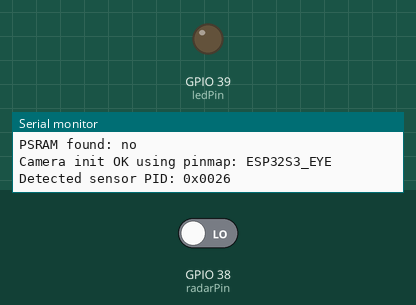
Recording of a program running on a simulated ESP32-S3. Shown: output pins drawn as LEDs (lit = HIGH), the last lines printed to the serial monitor. The inputs (shaded band) are chosen by the test bench; at power-on: GPIO 38 (radarPin) LOW. WiFi joins after 1.5 s; servers stay silent unless stated; uploads are accepted with an empty reply; the camera gives no picture.

Above: at 10.0 s.
10.1 s: GPIO 38 (radarPin) driven HIGH
At 11.8 s:
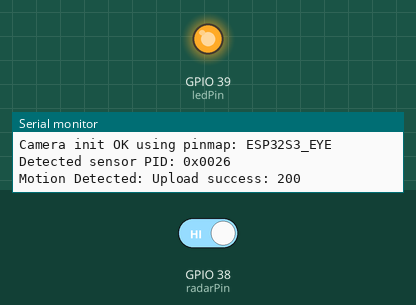
12.3 s: GPIO 38 (radarPin) driven LOW
At 14.5 s:
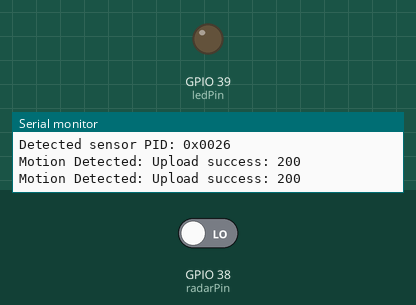
Timing chart, 0 to 16.0 s (numbered marks = the images above; inputs shaded):
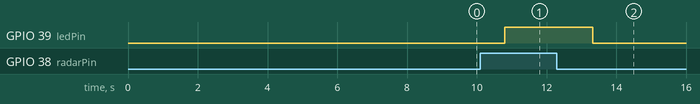

Measured:
- after the input at 10.1 s, GPIO 39 (ledPin): LOW → HIGH after 0.71 s
- after the input at 12.3 s, GPIO 39 (ledPin): HIGH → LOW after 1.0 s

The program:

main.cpp
```cpp
#include <Arduino.h>
#include <WiFi.h>
#include <WiFiManager.h>
#include "camera.h"

const int radarPin = 38;
const int ledPin = 39;

void initWifi()
{
  WiFiManager wm;
  bool res;
  // wm.resetSettings(); <-- reset saved wifi
  res = wm.autoConnect("Doorbell-Setup");
  if (!res)
  {
    Serial.println("Failed to connect");
  }
  else
  {
    Serial.println("WiFi connected!");
    Serial.println(WiFi.localIP());
  }
}

void setup()
{
  Serial.begin(115200);
  delay(5000); // just to slow debug

  Serial.println("BOOT START");
  pinMode(radarPin, INPUT);
  pinMode(ledPin, OUTPUT);

  initWifi();
  initCamera();
  delay(2000);
}

void loop()
{

  if (digitalRead(radarPin) == HIGH)
  {
    Serial.print("Motion Detected: ");
    if (doesCameraWork())
    {
      digitalWrite(ledPin, HIGH);

      sendCameraFrame();
    }
  }
  else
  {
    digitalWrite(ledPin, LOW);
  }
  delay(1000);
}
```

camera.cpp
```cpp
#include "camera.h"

esp_err_t cam_init_err = ESP_OK;
const char *active_pinmap = "ESP32S3_EYE";
uint16_t sensor_pid = 0;

bool cam_ok = false;
bool psram_ok = false;
const char *serverUrl = "http://192.168.0.23:5080/upload";

bool initCamera()
{
    Serial.println("Boot OK - starting camera init");
    psram_ok = psramFound();
    Serial.printf("PSRAM found: %s\n", psram_ok ? "yes" : "no");

    camera_config_t config = {};
    config.ledc_channel = LEDC_CHANNEL_0;
    config.ledc_timer = LEDC_TIMER_0;
    config.pin_d0 = Y2_GPIO_NUM;
    config.pin_d1 = Y3_GPIO_NUM;
    config.pin_d2 = Y4_GPIO_NUM;
    config.pin_d3 = Y5_GPIO_NUM;
    config.pin_d4 = Y6_GPIO_NUM;
    config.pin_d5 = Y7_GPIO_NUM;
    config.pin_d6 = Y8_GPIO_NUM;
    config.pin_d7 = Y9_GPIO_NUM;
    config.pin_xclk = XCLK_GPIO_NUM;
    config.pin_pclk = PCLK_GPIO_NUM;
    config.pin_vsync = VSYNC_GPIO_NUM;
    config.pin_href = HREF_GPIO_NUM;
    config.pin_sccb_sda = SIOD_GPIO_NUM;
    config.pin_sccb_scl = SIOC_GPIO_NUM;
    config.pin_pwdn = PWDN_GPIO_NUM;
    config.pin_reset = RESET_GPIO_NUM;
    config.xclk_freq_hz = 20000000;
    config.pixel_format = PIXFORMAT_JPEG;
    config.frame_size = FRAMESIZE_VGA; // FRAMESIZE_XGA; - will move to once sd card
    config.jpeg_quality = 12;
    config.fb_count = 2;
    config.fb_location = CAMERA_FB_IN_PSRAM;
    config.grab_mode = CAMERA_GRAB_LATEST;
    config.sccb_i2c_port = 0;

    cam_init_err = esp_camera_init(&config);
    cam_ok = (cam_init_err == ESP_OK);

    if (cam_ok)
    {
        sensor_t *s = esp_camera_sensor_get();
        if (s)
        {
            sensor_pid = s->id.PID;
        }
        Serial.printf("Camera init OK using pinmap: %s\n", active_pinmap);
        Serial.printf("Detected sensor PID: 0x%04x\n", sensor_pid);
    }
    else
    {
        Serial.printf("CAM INIT FAIL: 0x%x (%s)\n", cam_init_err, esp_err_to_name(cam_init_err));
        return false;
    }
    return true;
}

bool doesCameraWork()
{
    if (!cam_ok)
    {
        Serial.printf("camera not working: init=0x%x (%s), psram=%s\n", cam_init_err, esp_err_to_name(cam_init_err), psram_ok ? "yes" : "no");
        delay(2000);
        return false;
    }
    return true;
}

void sendCameraFrame()
{
    camera_fb_t *fb = esp_camera_fb_get();
    if (!fb || fb->len == 0 || fb->len > 250000)
    {
        if (fb)
            esp_camera_fb_return(fb); // free frame if too large
        return;
    }

    // release buffer
    esp_camera_fb_return(fb);

    uint8_t *buf = fb->buf;
    size_t len = fb->len;

    HTTPClient http;
    http.begin(serverUrl);
    http.addHeader("Content-Type", "image/jpeg");
    http.setTimeout(10000); // might remove

    int responseCode = http.POST(buf, len);

    if (responseCode > 0)
    {
        Serial.printf("Upload success: %d\n", responseCode);
    }
    else
    {
        Serial.printf("Upload failed: %s\n", http.errorToString(responseCode).c_str());
    }

    http.end();
    return;
}
```

camera.h
```cpp
#pragma once
#include <Arduino.h>
#include <WiFi.h>
#include <HTTPClient.h>
#include "esp_camera.h"

#define PWDN_GPIO_NUM -1
#define RESET_GPIO_NUM -1
#define XCLK_GPIO_NUM 15
#define SIOD_GPIO_NUM 4
#define SIOC_GPIO_NUM 5
#define Y2_GPIO_NUM 11
#define Y3_GPIO_NUM 9
#define Y4_GPIO_NUM 8
#define Y5_GPIO_NUM 10
#define Y6_GPIO_NUM 12
#define Y7_GPIO_NUM 18
#define Y8_GPIO_NUM 17
#define Y9_GPIO_NUM 16
#define VSYNC_GPIO_NUM 6
#define HREF_GPIO_NUM 7
#define PCLK_GPIO_NUM 13

bool initCamera();
bool doesCameraWork();
void sendCameraFrame();
```
